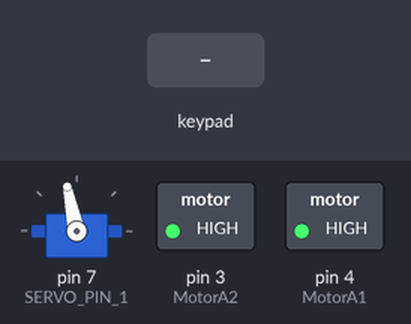
A sketch run on a simulated Arduino Uno, built with avr-gcc and run on an emulated ATmega328P. Parts: servo, switched loads named in the sketch (green lamp = pin HIGH). Inputs (shaded band) come from the test bench.

Above: at 1.2 s.
1.3 s: key 'U' pressed
At 1.51 s:
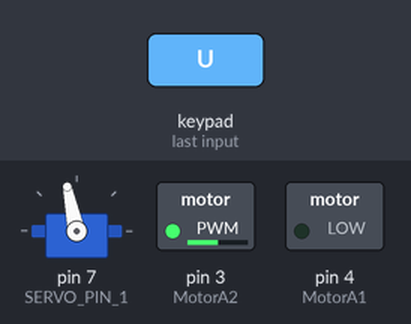
3.2 s: key 'D' pressed
At 3.41 s:
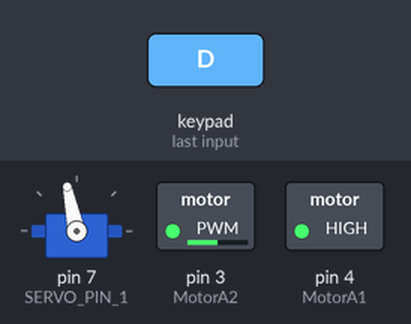
5.1 s: key 'O' pressed
At 5.3 s:
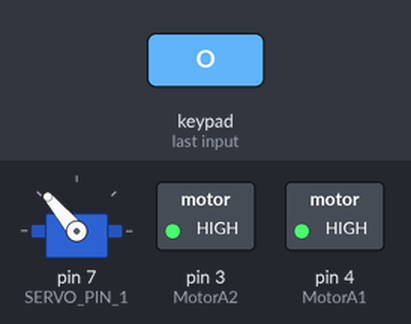
7.0 s: key 'S' pressed
At 7.2 s:
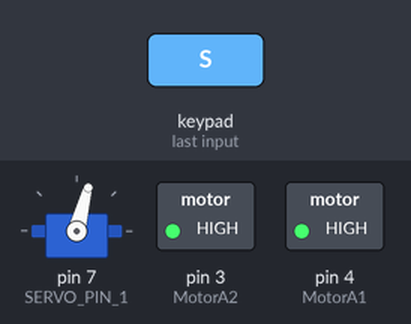
Timing chart, 0 to 9.9 s (numbered marks = the images above; inputs shaded):
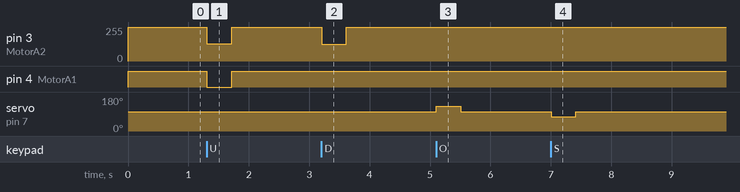

The sketch:

ps2_L298N_uno_car.ino
```cpp
/**
 * ps2手柄控制4轮驱动小车
 * 4.2版本加入舵机摇杆控制
 * 4.3版本加入坦克模式切换蜂鸣模拟
 * 5.0版本修改MRUN库，增加最大速度控制
 * 5.1版本专门适配迷你四轮驱动小车n20电机驱动
 * 5.2版本专门适配mg996舵机四轮驱动大车，推土机
 * ps2_L298N_esp8266版本重新优化5.2，修复断联问题，去除pwm啸叫，专门适配esp8266
 * ps2_L298N_esp8266_car只适用于car舵机版
 * BY: Malu
 * https://malu.me
 * 2020.02.07
 */

#include <PS2X_lib.h> //for v1.6
#include <Servo.h>    // 舵机控制

// comment out this line, if you want to disable logs:
// #define DEBUG

#ifdef DEBUG
#define LOG(...) Serial.print(__VA_ARGS__)
#define LOGLN(...) Serial.println(__VA_ARGS__)
#else
#define LOG(...)
#define LOGLN(...)
#endif

Servo myservo1; // 创建舵机对象

// NODEMCU版本引脚
int MotorA1 = 4; // 前后轮子
int MotorA2 = 3;
// 接收机引脚
#define PS2_DAT 13 //14
#define PS2_CMD 12 //15
#define PS2_CS 11  //16
#define PS2_CLK 10 //17
// 舵机引脚
#define SERVO_PIN_1 7
#define STOP 0
// analogWrite(pin, value)  UNO:0-255  D1 ESP8266:0-1023
#define MAX_SPEED 255
#define MID_SPEED 128
#define LOW_SPEED 64
#define START_SPEED 20

/******************************************************************
   select modes of PS2 controller:
     - pressures = analog reading of push-butttons
     - rumble    = motor rumbling
   uncomment 1 of the lines for each mode selection
 ******************************************************************/
#define pressures false
#define rumble false

PS2X ps2x; // create PS2 Controller Class

int RUN_SPEED = 0; // 推进速度
int LR = 0;        // 转向速度
int MAX_RUN_SPEED = MID_SPEED;
unsigned long starttime;
unsigned long looptime;

// void go_poweroff()
// {
//     Serial.print("go to sleep!!!");
//     delay(1000);

// #ifdef ESP8266
//     ESP.deepSleep(30000e6);
// #else
//     pinMode(13, OUTPUT);   // UNO板载LED关闭
//     digitalWrite(13, LOW); // UNO板载LED关闭
//     // 采用“Power-down”睡眠模式
//     set_sleep_mode(SLEEP_MODE_PWR_DOWN);
//     // 启用睡眠模式
//     sleep_enable();
//     // 进入睡眠模式
//     sleep_cpu();
// #endif
// }
void setup()
{
    Serial.begin(115200);

    // 去除pwm啸叫
    // analogWriteFreq(40e3);
    TCCR2B = TCCR2B & 0xF8 | 1;

    int error = 0;
    do
    {
        error = ps2x.config_gamepad(PS2_CLK, PS2_CMD, PS2_CS, PS2_DAT, pressures, rumble);
        if (error == 0)
        {
            break;
        }
        else
        {
            LOG(" uptime:");
            LOG(millis());
            LOG(" ");
            if (millis() > 600000) // 启动时检测不到手柄连接器，超过600秒，进入睡眠
            {
                // go_poweroff();
            }
            delay(100);
        }
    } while (1);

    // 电机驱动引脚初始化
    pinMode(MotorA1, OUTPUT);
    pinMode(MotorA2, OUTPUT);

    // 舵机引脚初始化
    myservo1.attach(SERVO_PIN_1);

    starttime = millis();
}

void loop()
{
    // 速度初始化
    RUN_SPEED = STOP;
    LR = STOP;

    ps2x.read_gamepad(false, 0); //read controller and set large motor to spin at 'vibrate' speed

    if (ps2x.Button(PSB_R2))
    {
        MAX_RUN_SPEED = MAX_SPEED;
    }
    else if (ps2x.ButtonReleased(PSB_R2))
    {
        MAX_RUN_SPEED = MID_SPEED;
    }

    // 高速锁定切换
    if (ps2x.ButtonReleased(PSB_L3))
    {
        MAX_RUN_SPEED = MAX_RUN_SPEED > MID_SPEED ? MID_SPEED : MAX_SPEED;
    }

    // 左边按键群
    if (ps2x.Button(PSB_PAD_UP))
    { //will be TRUE as long as button is pressed
        // LOGLN("Up held this hard: ");
        RUN_SPEED = MAX_RUN_SPEED;
    }
    else if (ps2x.ButtonReleased(PSB_PAD_UP))
    {
        // LOGLN("Up Button Released!");
        RUN_SPEED = STOP;
    }

    if (ps2x.Button(PSB_PAD_DOWN))
    {
        // LOGLN("DOWN held this hard: ");
        RUN_SPEED = -MAX_RUN_SPEED;
    }
    else if (ps2x.ButtonReleased(PSB_PAD_DOWN))
    {
        // LOGLN("DOWN Button Released!");
        RUN_SPEED = STOP;
    }

    // if (ps2x.Button(PSB_PAD_RIGHT))
    // {
    //     // LOGLN("Right held this hard: ");
    //     LR = -MAX_SPEED;
    // }
    // else if (ps2x.ButtonReleased(PSB_PAD_RIGHT))
    // {
    //     // LOGLN("Right Button Released!");
    //     LR = STOP;
    // }

    // if (ps2x.Button(PSB_PAD_LEFT))
    // {
    //     // LOGLN("LEFT held this hard: ");
    //     LR = MAX_SPEED;
    // }
    // else if (ps2x.ButtonReleased(PSB_PAD_LEFT))
    // {
    //     // LOGLN("LEFT Button Released!");
    //     LR = STOP;
    // }

    // 右边按键群
    if (ps2x.Button(PSB_TRIANGLE))
    { //will be TRUE as long as button is pressed
        // LOGLN("Triangle pressed");
        RUN_SPEED = MAX_RUN_SPEED;
    }
    else if (ps2x.ButtonReleased(PSB_TRIANGLE))
    {
        // LOGLN("Triangle Button Released!");
        RUN_SPEED = STOP;
    }

    if (ps2x.Button(PSB_CROSS))
    {
        // LOGLN("PSB_CROSS pressed");
        RUN_SPEED = -MAX_RUN_SPEED;
    }
    else if (ps2x.ButtonReleased(PSB_CROSS))
    {
        // LOGLN("PSB_CROSS Button Released!");
        RUN_SPEED = STOP;
    }

    if (ps2x.Button(PSB_CIRCLE)) // 右
    {
        // LOGLN("PSB_CIRCLE pressed");
        LR = -MAX_SPEED;
    }
    else if (ps2x.ButtonReleased(PSB_CIRCLE))
    {
        // LOGLN("PSB_CIRCLE Button Released!");
        LR = STOP;
    }

    if (ps2x.Button(PSB_SQUARE)) // 左
    {
        // LOGLN("PSB_SQUARE pressed");
        LR = MAX_SPEED;
    }
    else if (ps2x.ButtonReleased(PSB_SQUARE))
    {
        // LOGLN("PSB_SQUARE Button Released!");
        LR = STOP;
    }

    if (ps2x.Button(PSB_R2))
    {
        MAX_RUN_SPEED = MAX_SPEED;
    }
    else if (ps2x.ButtonReleased(PSB_R2))
    {
        MAX_RUN_SPEED = MID_SPEED;
    }
    // // 翻斗
    // if (ps2x.Button(PSB_R1)) // 右
    // {
    //     LOGLN("PSB_R1 pressed");
    //     myservo1.write(0);
    //     delay(10);
    //     return;
    // }
    // else if (ps2x.ButtonReleased(PSB_R1))
    // {
    //     LOGLN("PSB_R1 Button Released!");
    //     myservo1.write(170);
    // }
    if (RUN_SPEED == STOP)
    {
        RUN_SPEED = map(constrain((int)ps2x.Analog(PSS_LY), 0, 255), 0, 255, MAX_RUN_SPEED, -MAX_RUN_SPEED);
    }
    LOG("RUN:");
    LOG(RUN_SPEED);
    int v_abs = abs(RUN_SPEED);
    v_abs = constrain(v_abs, 0, MAX_RUN_SPEED);
    if (v_abs < START_SPEED) // 小于启动速度，不要发送PWM
    {
        digitalWrite(MotorA1, HIGH);
        digitalWrite(MotorA2, HIGH);
    }
    else if (RUN_SPEED > STOP)
    {
        digitalWrite(MotorA1, LOW);
        analogWrite(MotorA2, v_abs);
    }
    else if (RUN_SPEED < STOP)
    {
        digitalWrite(MotorA1, HIGH);
        analogWrite(MotorA2, MAX_SPEED - v_abs);
    }
    else
    {
        digitalWrite(MotorA1, LOW);
        digitalWrite(MotorA2, LOW);
    }

    if (LR > STOP)
    {
        LR = 75;
    }
    else if (LR < STOP)
    {
        LR = 130;
    }
    else
    {
        LR = map(constrain((int)ps2x.Analog(PSS_RX), 0, 255), 0, 255, 75, 130);
    }
    LOG(" LR:");
    LOG(LR);
    myservo1.write(LR);
    LOGLN();
    delay(10);
    return;

    if (RUN_SPEED == STOP && LR == STOP) // 在按键全部释放
    {
        // RUN_SPEED = map(constrain((int)ps2x.Analog(PSS_LY), 0, 255), 0, 255, 255, 0);
        // LR = map(constrain((int)ps2x.Analog(PSS_RX), 0, 255), 0, 255, 0, 255);
        // if ((RUN_SPEED < (Y_MID + SILL) && RUN_SPEED > (Y_MID - SILL)) && (LR < (X_MID + SILL) && LR > (X_MID - SILL)))
        // {
        //     mrun.two(STOP, STOP);
        //     if ((millis() - starttime) > 600000)
        //     { // xx秒没有按，自动关机 10分钟
        //         go_poweroff();
        //     }
        // }
        // else
        // {
        //     starttime = millis();
        //     mrun.tank(RUN_SPEED, LR);
        // }
        // if (TANK_MOD)
        // {
        //     RUN_SPEED = map(constrain((int)ps2x.Analog(PSS_LY), 0, 254), 0, 254, MAX_SPEED, -MAX_SPEED);
        //     LR = map(constrain((int)ps2x.Analog(PSS_RY), 0, 254), 0, 254, MAX_SPEED, -MAX_SPEED);
        //     mrun.two(RUN_SPEED, LR);
        // }
        // else
        // {
        // 右摇杆
        // RUN_SPEED = map(constrain((int)ps2x.Analog(PSS_RY), 0, 255), 0, 255, 255, 0);
        // LR = map(constrain((int)ps2x.Analog(PSS_RX), 0, 255), 0, 255, 0, 255);

        // if (RUN_SPEED == 128 && LR == 128) // R摇杆不在控制
        // {
        //     // 左摇杆
        //     // RUN_SPEED = map(constrain((int)ps2x.Analog(PSS_LY), 0, 255), 0, 255, 255, 0);
        //     // LR = map(constrain((int)ps2x.Analog(PSS_LX), 0, 255), 0, 255, 0, 255);
        //     // mrun.tank_v2(RUN_SPEED, LR);

        //     // 摇杆中位时舵机打到170度,上下都可控制
        //     int LYnum = constrain((int)ps2x.Analog(PSS_LY), 0, 255);
        //     if (LYnum < Y_MID)
        //     {
        //         RUN_SPEED = map(LYnum, Y_MID, 0, 170, 0);
        //     }
        //     else
        //     {
        //         RUN_SPEED = map(LYnum, Y_MID, 255, 170, 0);
        //     }
        //     LR = map(constrain((int)ps2x.Analog(PSS_LX), 0, 255), 0, 255, 0, 180);
        //     myservo1.write(RUN_SPEED);
        //     myservo2.write(LR);
        //     mrun.tank_v2(Y_MID, X_MID);
        // }
        // else
        // {
        //     mrun.tank(RUN_SPEED, LR);
        // }
        // }
    }
    else
    {
    }

    LOGLN();
    delay(10);
}
```

Measured:
- after the input at 1.3 s, pin 3 (MotorA2): 255/255 → 128/255 at once, → 255/255 0.41 s later; pin 4 (MotorA1): HIGH → LOW at once, → HIGH 0.41 s later
- after the input at 3.2 s, pin 3 (MotorA2): 255/255 → 127/255 at once, → 255/255 0.41 s later
- after the input at 5.1 s, servo on pin 7 (SERVO_PIN_1): 102° → 130° at once, → 102° 0.41 s later
- after the input at 7.0 s, servo on pin 7 (SERVO_PIN_1): 102° → 75° at once, → 102° 0.41 s later
